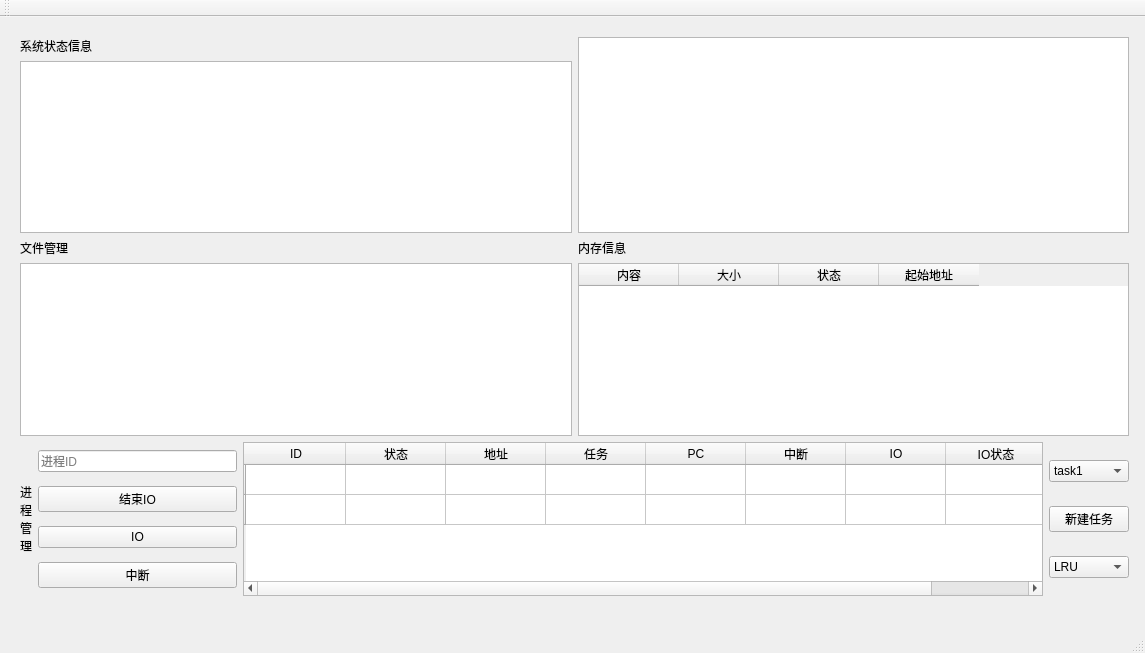
<?xml version="1.0" encoding="UTF-8"?>
<ui version="4.0">
 <class>MainWindow</class>
 <widget class="QMainWindow" name="MainWindow">
  <property name="geometry">
   <rect>
    <x>0</x>
    <y>0</y>
    <width>1145</width>
    <height>653</height>
   </rect>
  </property>
  <property name="windowTitle">
   <string>MainWindow</string>
  </property>
  <widget class="QWidget" name="centralWidget">
   <widget class="QWidget" name="verticalLayoutWidget">
    <property name="geometry">
     <rect>
      <x>9</x>
      <y>9</y>
      <width>1131</width>
      <height>581</height>
     </rect>
    </property>
    <layout class="QVBoxLayout" name="verticalLayout">
     <item>
      <layout class="QGridLayout" name="gridLayout">
       <item row="1" column="1">
        <layout class="QVBoxLayout" name="verticalLayout_2">
         <item>
          <widget class="QLabel" name="label">
           <property name="text">
            <string>内存信息</string>
           </property>
          </widget>
         </item>
         <item>
          <widget class="QTableWidget" name="memTableWidget">
           <column>
            <property name="text">
             <string>内容</string>
            </property>
           </column>
           <column>
            <property name="text">
             <string>大小</string>
            </property>
           </column>
           <column>
            <property name="text">
             <string>状态</string>
            </property>
           </column>
           <column>
            <property name="text">
             <string>起始地址</string>
            </property>
           </column>
          </widget>
         </item>
        </layout>
       </item>
       <item row="0" column="1">
        <widget class="QTableWidget" name="tableWidget_2"/>
       </item>
       <item row="1" column="0">
        <layout class="QVBoxLayout" name="verticalLayout_4">
         <item>
          <widget class="QLabel" name="label_2">
           <property name="text">
            <string>文件管理</string>
           </property>
          </widget>
         </item>
         <item>
          <widget class="QTreeView" name="fileTreeView"/>
         </item>
        </layout>
       </item>
       <item row="0" column="0">
        <layout class="QVBoxLayout" name="verticalLayout_5">
         <item>
          <widget class="QLabel" name="label_4">
           <property name="text">
            <string>系统状态信息</string>
           </property>
          </widget>
         </item>
         <item>
          <widget class="QListWidget" name="stateListWidget"/>
         </item>
        </layout>
       </item>
      </layout>
     </item>
     <item>
      <layout class="QHBoxLayout" name="horizontalLayout_3">
       <item>
        <widget class="QLabel" name="label_3">
         <property name="text">
          <string>进
程
管
理</string>
         </property>
         <property name="alignment">
          <set>Qt::AlignLeading|Qt::AlignLeft|Qt::AlignVCenter</set>
         </property>
        </widget>
       </item>
       <item>
        <layout class="QVBoxLayout" name="verticalLayout_3">
         <item>
          <widget class="QLineEdit" name="pidLineEdit">
           <property name="placeholderText">
            <string>进程ID</string>
           </property>
          </widget>
         </item>
         <item>
          <widget class="QPushButton" name="IOFinPushButton">
           <property name="text">
            <string>结束IO</string>
           </property>
          </widget>
         </item>
         <item>
          <widget class="QPushButton" name="IOPushButton">
           <property name="text">
            <string>IO</string>
           </property>
          </widget>
         </item>
         <item>
          <widget class="QPushButton" name="intePushButton">
           <property name="text">
            <string>中断</string>
           </property>
          </widget>
         </item>
        </layout>
       </item>
       <item>
        <widget class="QTableWidget" name="processTableWidget">
         <property name="minimumSize">
          <size>
           <width>800</width>
           <height>0</height>
          </size>
         </property>
         <row>
          <property name="text">
           <string/>
          </property>
         </row>
         <row>
          <property name="text">
           <string/>
          </property>
         </row>
         <column>
          <property name="text">
           <string>ID</string>
          </property>
         </column>
         <column>
          <property name="text">
           <string>状态</string>
          </property>
         </column>
         <column>
          <property name="text">
           <string>地址</string>
          </property>
         </column>
         <column>
          <property name="text">
           <string>任务</string>
          </property>
         </column>
         <column>
          <property name="text">
           <string>PC</string>
          </property>
         </column>
         <column>
          <property name="text">
           <string>中断</string>
          </property>
         </column>
         <column>
          <property name="text">
           <string>IO</string>
          </property>
         </column>
         <column>
          <property name="text">
           <string>IO状态</string>
          </property>
         </column>
        </widget>
       </item>
       <item>
        <layout class="QVBoxLayout" name="verticalLayout_6">
         <item>
          <widget class="QComboBox" name="jobComboBox">
           <item>
            <property name="text">
             <string>task1</string>
            </property>
           </item>
           <item>
            <property name="text">
             <string>task2</string>
            </property>
           </item>
           <item>
            <property name="text">
             <string>task3</string>
            </property>
           </item>
           <item>
            <property name="text">
             <string>task4</string>
            </property>
           </item>
          </widget>
         </item>
         <item>
          <widget class="QPushButton" name="newJobPushButton">
           <property name="text">
            <string>新建任务</string>
           </property>
          </widget>
         </item>
         <item>
          <widget class="QComboBox" name="strategyComboBox">
           <item>
            <property name="text">
             <string>LRU</string>
            </property>
           </item>
           <item>
            <property name="text">
             <string>FIFO</string>
            </property>
           </item>
          </widget>
         </item>
        </layout>
       </item>
      </layout>
     </item>
    </layout>
   </widget>
  </widget>
  <widget class="QMenuBar" name="menuBar">
   <property name="geometry">
    <rect>
     <x>0</x>
     <y>0</y>
     <width>1145</width>
     <height>26</height>
    </rect>
   </property>
  </widget>
  <widget class="QToolBar" name="mainToolBar">
   <attribute name="toolBarArea">
    <enum>TopToolBarArea</enum>
   </attribute>
   <attribute name="toolBarBreak">
    <bool>false</bool>
   </attribute>
  </widget>
  <widget class="QStatusBar" name="statusBar"/>
 </widget>
 <layoutdefault spacing="6" margin="11"/>
 <resources/>
 <connections/>
</ui>
